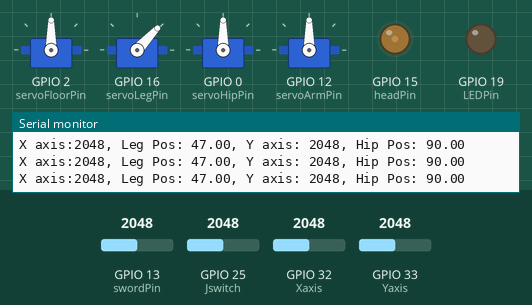
Bench run of a sketch on a simulated ESP32. On the bench: 4 × servo, output pins drawn as LEDs (lit = HIGH), the last lines printed to the serial monitor. Inputs (shaded band) come from the test bench; at power-on: GPIO 33 (Yaxis) = 2048, GPIO 32 (Xaxis) = 2048, GPIO 13 (swordPin) = 2048, GPIO 25 (Jswitch) = 2048.

Above: at 1.2 s.
1.3 s: GPIO 33 (Yaxis) set to 2219
At 2.6 s:
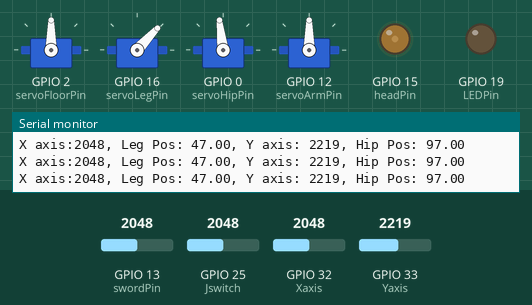
2.9 s: GPIO 33 (Yaxis) set to 2323
At 3.7 s:
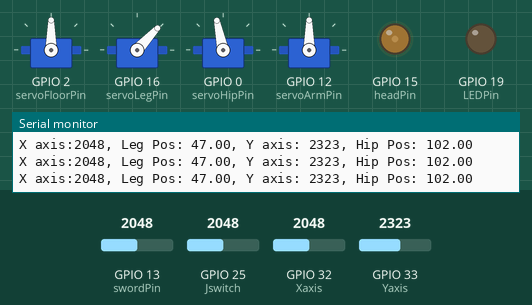
4.5 s: GPIO 32 (Xaxis) set to 122
At 5.7 s:
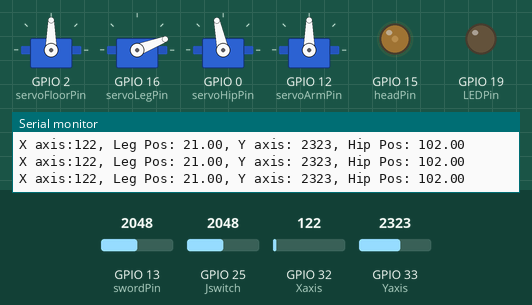
6.0 s: GPIO 32 (Xaxis) set to 3972
At 7.2 s:
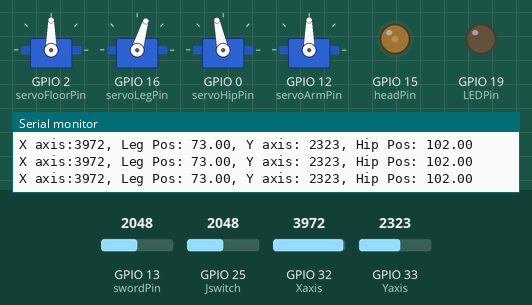
7.6 s: GPIO 33 (Yaxis) set to 1228
At 8.2 s:
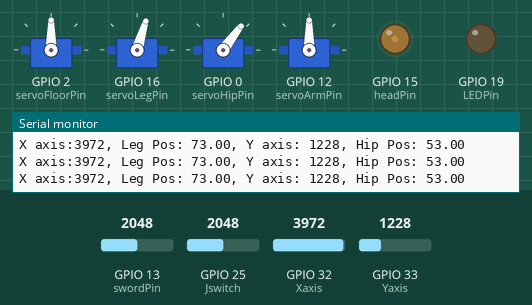
9.1 s: GPIO 32 (Xaxis) set to 2866
At 10.6 s:
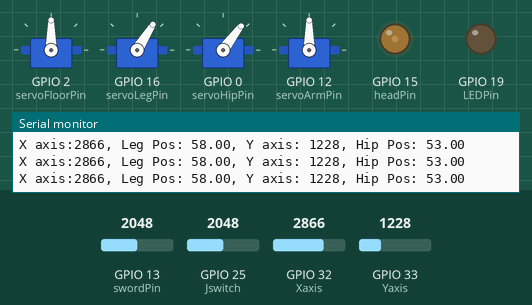
Timing chart, 0 to 11.6 s (numbered marks = the images above; inputs shaded):
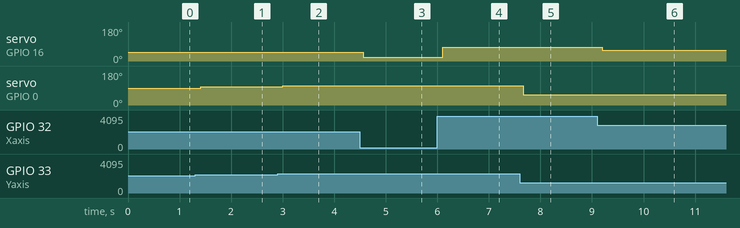

The sketch:

sketch_may12a.ino
```cpp
//Main code for MetalHead figure
#include <Servo.h>

//define pins
#define headPin 15
#define swordPin 13
int voltages[] = {0,0,0,0,0};
int indexa = 0;

//servos
Servo LegServo;
Servo FloorServo;
Servo HipServo;
Servo ArmServo;

#define servoFloorPin 2
#define servoLegPin 16
#define servoHipPin 0
#define servoArmPin 12

#define floorStartingPos 90
#define legStartingPos 76
#define hipStartingPos 78
#define armStartingPos 0

double floorPos = legStartingPos;
double legPos = legStartingPos;
double hipPos = legStartingPos;
double armPos = legStartingPos;

//joystick
#define Xaxis 32
#define Yaxis 33
#define Jswitch 25

int switchCount = 0;


//LED
#define LEDPin 19


void setup() {
  //define serial
  Serial.begin(9600);

  //define pinmodes
  //head/sword
  pinMode(headPin, OUTPUT);
  pinMode(swordPin, INPUT);

  //servos
  FloorServo.attach(servoFloorPin);
  LegServo.attach(servoLegPin);
  HipServo.attach(servoHipPin);
  ArmServo.attach(servoArmPin);

  FloorServo.write(floorStartingPos);
  LegServo.write(legStartingPos);
  HipServo.write(hipStartingPos);
  ArmServo.write(armStartingPos);

  //LED
  pinMode(LEDPin, OUTPUT);

  //joystick
  pinMode(Xaxis, INPUT);
  pinMode(Yaxis, INPUT);
  pinMode(Jswitch, INPUT);


  //init LED
  digitalWrite(LEDPin, 0);


}

void loop() {

  //create constant voltage in head
  analogWrite(headPin, 50);
  checkForWin();

  //get data from gyroscope

  //map data from gyroscope to position including min/max;


  //move servos

  //map and cap servo range
  int X = analogRead(Xaxis);
  int Y = analogRead(Yaxis);

  const int maxLegAngle = 75;
  const int minLegAngle = 20;

  floorPos = min(max((double) map(floorPos, 0, 1023, 0, 180), 0.0), 180.0);
  legPos = min(max((double) map(X, 0, 4095, minLegAngle, maxLegAngle), (double) minLegAngle), (double) maxLegAngle);
  hipPos = min(max((double) map(Y, 0, 4095, 0, 180), 0.0), 180.0);


  if(analogRead(Jswitch) == 0 && switchCount <= -100){
    switchCount = 15;
    armPos = 100;
  }
  if(switchCount <= 0){
    armPos = 90;
  }
  switchCount--;

  Serial.print("X axis:");
  Serial.print(X);
  Serial.print(", Leg Pos: ");
  Serial.print(legPos);
  Serial.print(", Y axis: ");
  Serial.print(Y);
  Serial.print(", Hip Pos: ");
  Serial.println(hipPos);
  // Serial.print(", SwitchCount: ");
  // Serial.print(switchCount);
  // Serial.print(", Switch ");
  // Serial.println(analogRead(Jswitch));


  //write to servo
  //FloorServo.write(floorPos);
  LegServo.write(legPos);
  HipServo.write(hipPos);
  ArmServo.write(armPos);
  delay(5);


}


void checkForWin(){


  if(indexa > 4){
    indexa = 0;
  }

  int voltage = analogRead(swordPin);
  voltages[indexa] = voltage;
  int sum = 0;

  for(int j = 0; j <= 4; j++){
    sum += voltages[j];
  }
  sum = sum/5;
  if(sum == 4095){
    digitalWrite(LEDPin, HIGH);
  }else{
    digitalWrite(LEDPin, LOW);
  }
  indexa++;
}
```

Measured:
- after the input at 1.3 s, servo on GPIO 0 (servoHipPin): 90° → 97° after 0.11 s
- after the input at 2.9 s, servo on GPIO 0 (servoHipPin): 97° → 102° after 0.11 s
- after the input at 4.5 s, servo on GPIO 16 (servoLegPin): 47° → 21° after 0.07 s
- after the input at 6.0 s, servo on GPIO 16 (servoLegPin): 21° → 73° after 0.10 s
- after the input at 7.6 s, servo on GPIO 0 (servoHipPin): 102° → 53° after 0.06 s
- after the input at 9.1 s, servo on GPIO 16 (servoLegPin): 73° → 58° after 0.10 s
